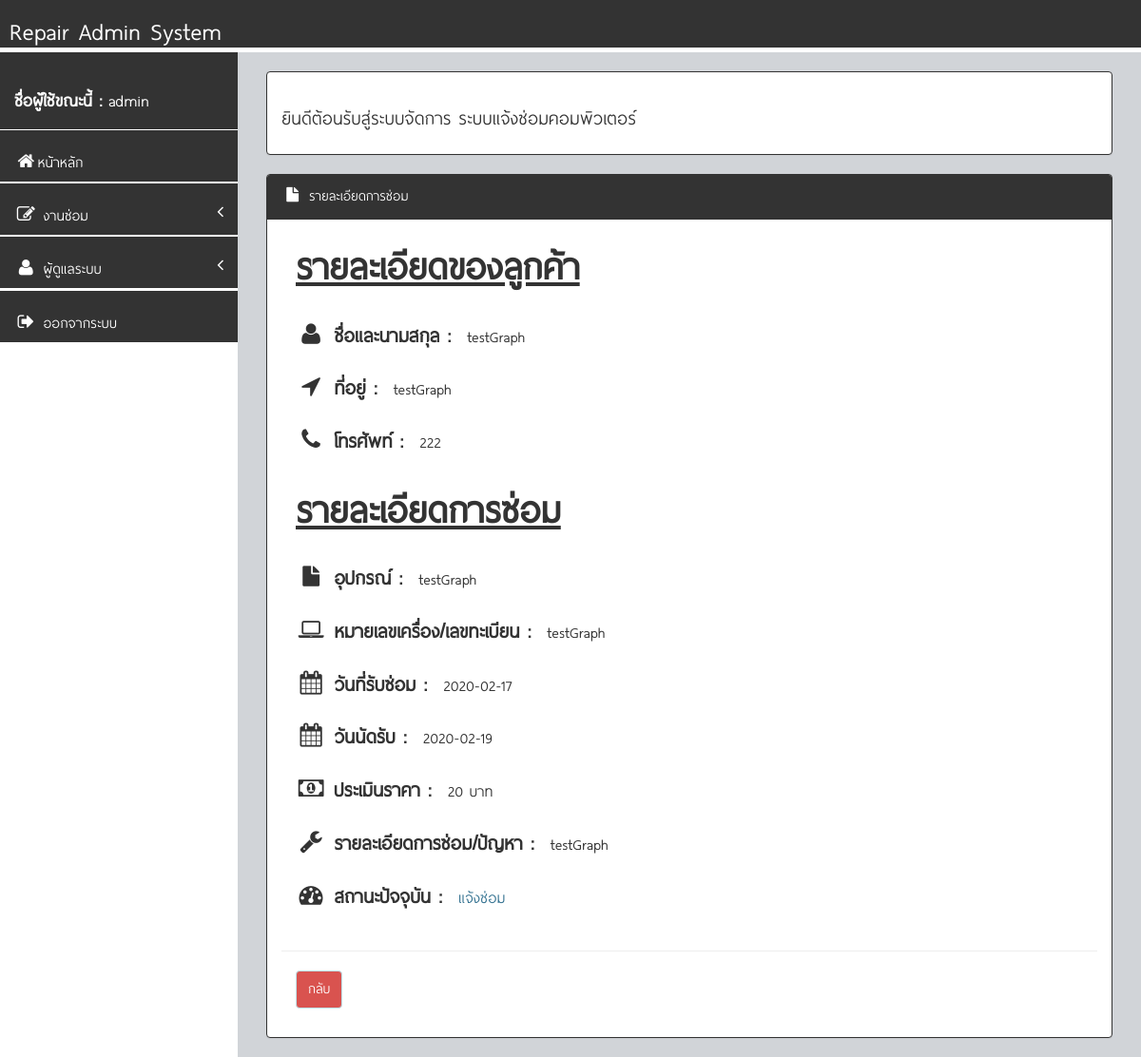
The page /manage_repair_status.php?id=9 (signed in) on the database its author committed.
### tables this page shows
CREATE TABLE `orders` (
  `Ord_ID` int(11) NOT NULL,
  `Ord_Number` varchar(20) NOT NULL,
  `Ord_CustomerName` varchar(255) NOT NULL,
  `Ord_CustomerTel` varchar(255) NOT NULL,
  `Ord_CustomerAddress` varchar(255) NOT NULL,
  `Ord_CustomerProvince` varchar(255) NOT NULL,
  `Ord_CustomerAddressCode` varchar(255) NOT NULL,
  `Ord_RepairModel` varchar(255) NOT NULL,
  `Ord_RepairModelID` varchar(255) NOT NULL,
  `Ord_RepairDescription` varchar(255) NOT NULL,
  `Ord_RepairDate` date NOT NULL,
  `Ord_RepairSuccess` date NOT NULL,
  `Ord_RepairPrice` int(255) NOT NULL,
  `Ord_RepairRemark` varchar(255) DEFAULT NULL,
  `Ord_RepairPerson` varchar(255) NOT NULL,
  `Ord_RepairStatus` int(11) NOT NULL
);

### conn.php (called while the page is built, shortened)
<?php
$title_web = "ระบบแจ้งซ่อมคอมพิวเตอร์";
?>

### manage_repair_status.php (the view, shortened to what this page needs)
<?php require_once "header.php";?>
<?php
$sql = $conn->query("select * from orders where Ord_ID = '$_REQUEST[id]'")or die (mysqli_error());
$show = $sql->fetch_assoc ();
if($show['Ord_RepairStatus']==0){$status =  '<span class=text-info>แจ้งซ่อม</span>';}
?>
    <div id="wrapper">
        <?php
			  require_once "menu_left.php";
		?>
        <div id="page-wrapper">
            <div class="row">
                <br/>
                <div class="col-lg-12">
                    <div class="panel panel-body panel-primary alert-danger"><h3><font color="#333333">ยินดีต้อนรับสู่ระบบจัดการ <?php echo $title_web;?></font></h3></div>
                </div>
            </div>
            <div class="row">
                <div class="col-lg-12">
                    <div class="panel panel-primary">
                        <div class="panel-heading">
                            <i class="fa fa-file fa-fw"></i> รายละเอียดการซ่อม
                        </div>
                        <div class="panel-body">
                            <div class="row">
                                <div class="col-lg-12">
                                    <form name="form1" id="myform1" action="?admin=insert" method="post" enctype="multipart/form-data" onsubmit="return chk_error();">
                                    <div class="form-group col-lg-12">
                                            <label><font size="20"><u>รายละเอียดของลูกค้า</u></font></label>
                                    </div>
									<div class="form-group col-lg-12 ">
                                            <label class="fontLabel"><i class="fa fa-user fa-fw"></i> ชื่อและนามสกุล : </label>&emsp;<label class="fontValue"><?php echo $show['Ord_CustomerName']?></label>
                                    </div>
                                    <div class="form-group col-lg-12 ">
                                        <label class="fontLabel"><i class="fa fa-location-arrow fa-fw"></i> ที่อยู่ : </label>&emsp;<label class="fontValue"><?php echo $show['Ord_CustomerAddress']?></label>
                                    </div>
                                    <div class="form-group col-lg-12 ">
                                        <label class="fontLabel"><i class="fa fa-phone fa-fw"></i> โทรศัพท์ : </label>&emsp;<label class="fontValue"><?php echo $show['Ord_CustomerTel']?></label>
                                    </div>
                                    <br/>
                                    <div class="form-group col-lg-12">
                                            <label><font size="20"><u>รายละเอียดการซ่อม</u></font></label>
                                    </div>
                                    <div class="form-group col-lg-12 ">
                                        <label class="fontLabel"><i class="fa fa-file fa-fw"></i> อุปกรณ์ : </label>&emsp;<label class="fontValue"><?php echo $show['Ord_RepairModel']?></label>
                                    </div>
                                    <div class="form-group col-lg-12 ">
                                        <label class="fontLabel"><i class="fa fa-laptop fa-fw"></i> หมายเลขเครื่อง/เลขทะเบียน : </label>&emsp;<label class="fontValue"><?php echo $show['Ord_RepairModelID']?></label>
                                    </div>
                                    <div class="form-group col-lg-12 ">
                                        <label class="fontLabel"><i class="fa fa-calendar fa-fw"></i> วันที่รับซ่อม : </label>&emsp;<label class="fontValue"><?php echo $show['Ord_RepairDate']?></label>
                                    </div>
                                    <div class="form-group col-lg-12 ">
                                        <label class="fontLabel"><i class="fa fa-calendar fa-fw"></i> วันนัดรับ : </label>&emsp;<label class="fontValue"><?php echo $show['Ord_RepairSuccess']?></label>
                                    </div>
                                    <div class="form-group col-lg-12 ">
                                        <label class="fontLabel"><i class="fa fa-money fa-fw"></i> ประเมินราคา : </label>&emsp;<label class="fontValue"><?php echo $show['Ord_RepairPrice']?>&nbsp;บาท</label>
                                    </div>
                                    <div class="form-group col-lg-12 ">
                                        <label class="fontLabel"><i class="fa fa-wrench fa-fw"></i> รายละเอียดการซ่อม/ปัญหา  : </label>&emsp;<label class="fontValue"><?php echo $show['Ord_RepairDescription']?></label>
                                    </div>
                                    <div class="form-group col-lg-12 ">
                                        <label class="fontLabel"><i class="fa fa-dashboard fa-fw"></i> สถานะปัจจุบัน  : </label>&emsp;<label class="fontValue"><?php echo $status; ?></label>
                                    </div>
                                    <div class="clearfix"></div>
                                    <hr>
									<div class="col-lg-12 form-group">
									<input name=""  type="reset" class="btn btn-danger panel-info" value="กลับ" onclick="location.href='manage_repair.php';">
									</div>
									</form>
                                </div>
                            </div>
                        </div>
                    </div>
                </div>
            </div>
                    </div>
                </div>
</body>
</html>

### css/BackEnd/assets/css/style.css (style rules this page uses)
body { background-color:#FFFFFF; }
#wrapper { width: 100%; margin-top: 55px!important; background-color:#FFFFFF; }
#page-wrapper { padding: 0 15px; min-height: 568px; background-color:rgb(209, 212, 216); }

### css/BackEnd/assets/css/main-style.css (style rules this page uses)
@media (min-width:768px) { #page-wrapper { position: inherit; margin: 0 0 0 250px; padding: 0 30px; min-height: 1000px; } }

### rows shown on the page
orders: Ord_CustomerName "testGraph", Ord_CustomerAddress "testGraph", Ord_CustomerTel "222", Ord_RepairModel "testGraph", Ord_RepairModelID "testGraph", Ord_RepairDate "2020-02-17", Ord_RepairSuccess "2020-02-19", Ord_RepairPrice "20", Ord_RepairDescription "testGraph"

### other values the page prints
$_SESSION['ses_admin_user'] "admin"
$title_web "ระบบแจ้งซ่อมคอมพิวเตอร์"
